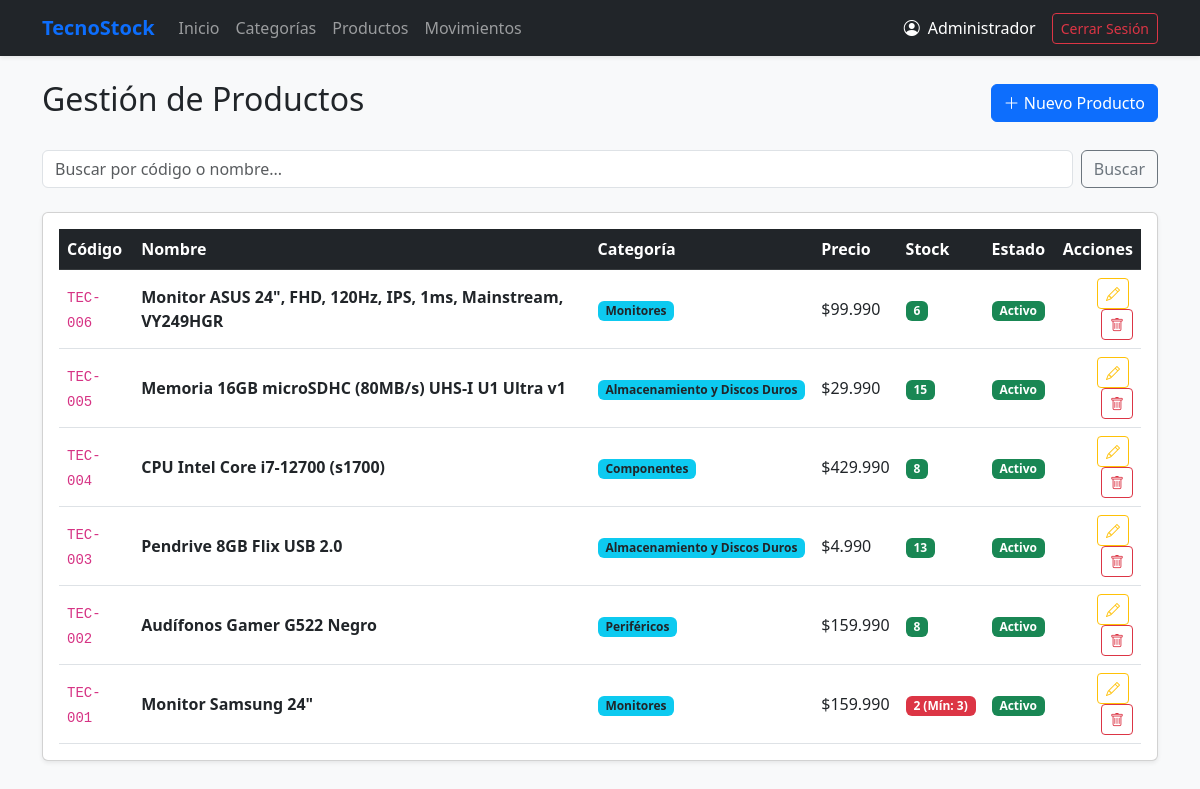
Screenshot of /productos.php (signed in) with the database file from the repository.
### tables this page shows
CREATE TABLE `producto` (
  `id_producto` int(11) NOT NULL,
  `codigo` varchar(50) NOT NULL,
  `nombre` varchar(100) NOT NULL,
  `descripcion` text NOT NULL,
  `precio` decimal(10,2) NOT NULL,
  `stock_actual` int(11) NOT NULL,
  `stock_minimo` int(11) NOT NULL,
  `estado` tinyint(1) NOT NULL,
  `id_categoria` int(11) NOT NULL
);

CREATE TABLE `categoria` (
  `id_categoria` int(11) NOT NULL,
  `nombre` varchar(100) NOT NULL,
  `descripcion` text NOT NULL,
  `estado` tinyint(1) NOT NULL
);

### productos.php (the view, shortened to what this page needs)
<?php
require_once 'Conexion.php';
include_once 'includes/header.php';
$buscar = isset($_GET['buscar']) ? trim($_GET['buscar']) : '';
$sql = "SELECT p.*, c.nombre AS categoria
        FROM producto p
        INNER JOIN categoria c ON p.id_categoria = c.id_categoria";
$sql .= " ORDER BY p.id_producto DESC";
$stmt = $pdo->prepare($sql);
if ($buscar) {
    $stmt->execute(['buscar' => "%$buscar%"]);
} else {
    $stmt->execute();
}
$productos = $stmt->fetchAll(PDO::FETCH_ASSOC);
?>
<div class="d-flex justify-content-between align-items-center mb-4">
    <h2>Gestión de Productos</h2>
    <?php if (isset($_SESSION['rol']) && $_SESSION['rol'] === 'admin'): ?>
        <button type="button" class="btn btn-primary" data-bs-toggle="modal" data-bs-target="#modalProducto">
            <i class="bi bi-plus-lg"></i> Nuevo Producto
        </button>
    <?php endif; ?>
</div>
<form method="GET" action="productos.php" class="mb-4 d-flex">
    <input type="text" name="buscar" class="form-control me-2" placeholder="Buscar por código o nombre..." value="<?= htmlspecialchars($buscar ?? '') ?>">
    <button type="submit" class="btn btn-outline-secondary">Buscar</button>
</form>
<div class="card shadow-sm">
    <div class="card-body">
        <table class="table table-hover align-middle mb-0">
            <thead class="table-dark">
                <tr>
                    <th>Código</th>
                    <th>Nombre</th>
                    <th>Categoría</th>
                    <th>Precio</th>
                    <th>Stock</th>
                    <th>Estado</th>
                    <th class="text-end">Acciones</th>
                </tr>
            </thead>
            <tbody>
                <?php if (empty($productos)): ?>
                    <tr><td colspan="7" class="text-center text-muted">No se encontraron productos.</td></tr>
                <?php else: ?>
                    <?php foreach ($productos as $p): ?>
                        <tr>
                            <td><code><?= htmlspecialchars($p['codigo']) ?></code></td>
                            <td class="fw-bold"><?= htmlspecialchars($p['nombre']) ?></td>
                            <td><span class="badge bg-info text-dark"><?= htmlspecialchars($p['categoria']) ?></span></td>
                            <td>$<?= number_format($p['precio'], 0, ',', '.') ?></td>
                            <td>
                                <?php if ($p['stock_actual'] <= $p['stock_minimo']): ?>
                                    <span class="badge bg-danger"><?= $p['stock_actual'] ?> (Mín: <?= $p['stock_minimo'] ?>)</span>
                                <?php else: ?>
                                    <span class="badge bg-success"><?= $p['stock_actual'] ?></span>
                                <?php endif; ?>
                            </td>
                            <td><?= $p['estado'] == 1 ? '<span class="badge bg-success">Activo</span>' : '<span class="badge bg-secondary">Inactivo</span>' ?></td>
                            <td class="text-end">
    <?php if (isset($_SESSION['rol']) && $_SESSION['rol'] === 'admin'): ?>
        <button type="button" class="btn btn-sm btn-outline-warning me-1 btn-editar"
            data-id="<?= $p['id_producto'] ?>" data-codigo="<?= htmlspecialchars($p['codigo']) ?>"
            data-nombre="<?= htmlspecialchars($p['nombre']) ?>" data-categoria="<?= $p['id_categoria'] ?>"
            data-precio="<?= $p['precio'] ?>" data-minimo="<?= $p['stock_minimo'] ?>"
            data-desc="<?= htmlspecialchars($p['descripcion']) ?>" data-estado="<?= $p['estado'] ?>"
            data-bs-toggle="modal" data-bs-target="#modalEditarProducto">
            <i class="bi bi-pencil"></i>
        </button>
        <a href="producto_eliminar.php?id=<?= $p['id_producto'] ?>" class="btn btn-sm btn-outline-danger" onclick="return confirm('¿Eliminar producto?');">
            <i class="bi bi-trash"></i>
        </a>
    <?php else: ?>
        <span class="badge bg-light text-muted">Solo lectura</span>
    <?php endif; ?>
</td>
                        </tr>
                    <?php endforeach; ?>
                <?php endif; ?>
            </tbody>
        </table>
    </div>
</div>
<?php include_once 'includes/footer.php'; ?>

### rows the page displays
producto: codigo "TEC-006", nombre "Monitor ASUS 24\", FHD, 120Hz, IPS, 1ms, Mainstream, VY249HGR", id_categoria.nombre "Monitores", precio "99.990", stock_actual "6", estado "Activo"
producto: codigo "TEC-005", nombre "Memoria 16GB microSDHC (80MB/s) UHS-I U1 Ultra v1", id_categoria.nombre "Almacenamiento y Discos Duros", precio "29.990", stock_actual "15", estado "Activo"
producto: codigo "TEC-004", nombre "CPU Intel Core i7-12700 (s1700)", id_categoria.nombre "Componentes", precio "429.990", stock_actual "8", estado "Activo"
producto: codigo "TEC-003", nombre "Pendrive 8GB Flix USB 2.0", id_categoria.nombre "Almacenamiento y Discos Duros", precio "4.990", stock_actual "13", estado "Activo"
producto: codigo "TEC-002", nombre "Audífonos Gamer G522 Negro", id_categoria.nombre "Periféricos", precio "159.990", stock_actual "8", estado "Activo"
producto: codigo "TEC-001", nombre "Monitor Samsung 24\"", id_categoria.nombre "Monitores", precio "159.990", stock_actual "2", stock_minimo "3", estado "Activo"

### other values shown
$_SESSION['nombre_usuario'] "Administrador"
